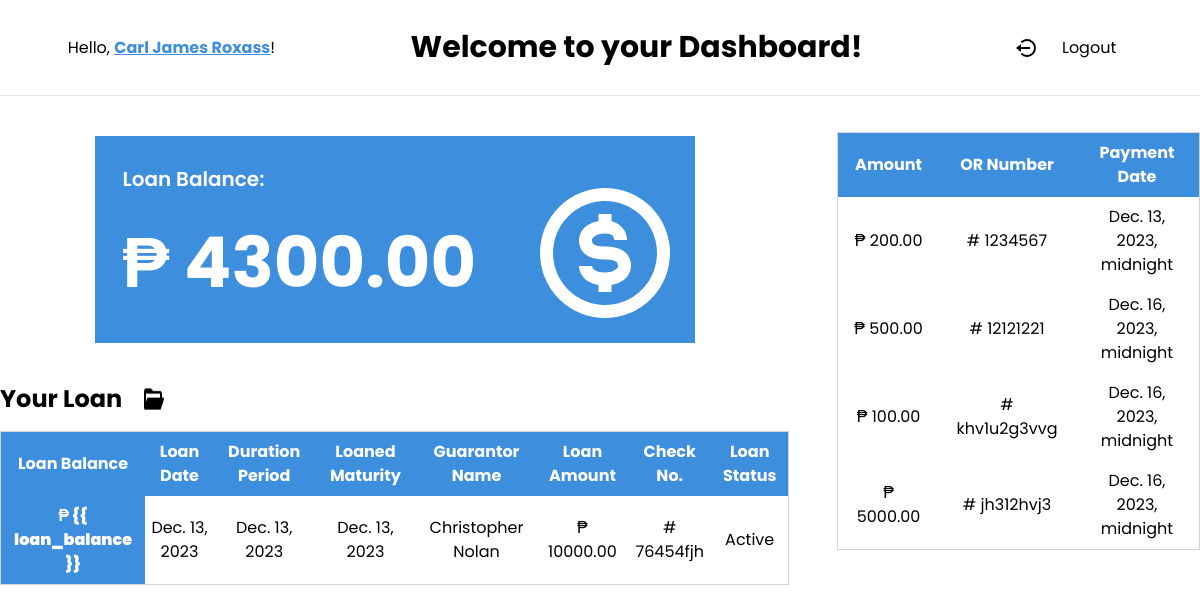
Screenshot of /loan/14/ with the database file from the repository.
### loanmanagement/models.py (models this page shows, shortened)
class Loan(models.Model):
    client_id = models.ForeignKey(Person, on_delete=models.CASCADE)
    loan_date = models.DateField()
    duration_period = models.DateField()
    interest_rate = models.DecimalField(max_digits=10, decimal_places=2)
    loan_amount = models.DecimalField(max_digits=100, decimal_places=2)
    loan_maturity = models.DateField()
    guarantor = models.CharField(max_length=250)
    processing_fee = models.DecimalField(max_digits=10, decimal_places=2)
    loan_balance = models.DecimalField(max_digits=10, decimal_places=2, null=True)
    net = models.DecimalField(max_digits=10, decimal_places=2)
    checking_no = models.CharField(max_length=250, null=False, blank=False)
    has_active_loan = models.BooleanField(default=True)

class Person(models.Model):
    name = models.CharField(max_length=250, null=False, blank=False)
    address = models.CharField(max_length=250, null=False, blank=False)
    picture = models.ImageField(upload_to='images/', null=True, blank=True)
    document = models.FileField(upload_to='documents/', null=True, blank=True)
    created_at = models.DateTimeField(auto_now_add=True)
    email = models.EmailField(max_length=254, null=True, blank=True)
    password = models.CharField(max_length=254, null=True, blank=True)
    def __str__(self):
        return self.name

class Payment(models.Model):
    loan_id = models.ForeignKey(Loan, on_delete=models.CASCADE)
    amount = models.DecimalField(max_digits=10, decimal_places=2)
    payment_date = models.DateTimeField(null=True)
    or_number = models.CharField(max_length=50)

### client/views.py (the view)
# urls.py: path("loan/<int:client_id>/", views.get_loan_balance, name="get_loan_balance"),
def get_loan_balance(request, client_id):
    try:
        loan = Loan.objects.get(client_id=client_id)
        loan_balance = loan.loan_balance
        payments = Payment.objects.filter(loan_id=loan.id)
    except Loan.DoesNotExist:
        loan_balance = "Client not found or no loan information available"
        payments = []
    return render(
        request,
        "clientDashboard.html",
        {"loan": loan, "loan_balance": loan_balance, "payments": payments},
    )

### client/templates/clientDashboard.html (shortened to what this page needs)
<!DOCTYPE html>
<html lang="en">
<head>
    <script src="https://cdn.tailwindcss.com"></script>
    <link rel="stylesheet" href="https://cdn.jsdelivr.net/npm/flatpickr/dist/flatpickr.min.css">
</head>
<body>
    <div class="flex justify-around bg-white h-24 items-center py-auto border-b text-center">
        <h1>Hello, <span class="underline text-[#3E8EDE] font-bold">{{ loan.client_id }}</span>! </h1>
        <h2 class="text-[30px] font-bold">Welcome to your Dashboard!</h2>
        <a href="{% url 'logoutClient' %}">
            <p class="flex items-center py-2 px-4 gap-6 truncate">
                <img
 />Logout
            </p>
        </a>
    </div>
    <div class="flex justify-center items-center gap-12">
        <div class="flex flex-col">
            <div class="mx-auto w-[600px] bg-[#3E8EDE] text-white p-3 my-10">
                <div class="relative p-4 flex flex-col justify-center items-start w-full">
                    <h2 class="text-[20px] font-semibold">Loan Balance:</h2>
                    <p class="text-[70px] font-bold mt-4">₱ {{ loan_balance }}</p>
                    <img class="absolute bottom-0 right-0"
 />
                </div>
            </div>
            <table class=" bg-white border border-gray-300">
                <h1 class="text-2xl font-bold mb-4 flex gap-5">Your Loan <img
 />
                </h1>
                <thead>
                    <tr class="bg-[#3E8EDE] text-white">
                        <th class="py-2 px-1">Loan Balance</th>
                        <th class="py-2 px-1">Loan Date</th>
                        <th class="py-2 px-1">Duration Period</th>
                        <th class="py-2 px-1">Loaned Maturity</th>
                        <th class="py-2 px-1">Guarantor Name</th>
                        <th class="py-2 px-1">Loan Amount</th>
                        <th class="py-2 px-1">Check No.</th>
                        <th class="py-2 px-1">Loan Status</th>
                    </tr>
                </thead>
                <tbody>
                    <tr class="text-center">
                        <td class="py-2 px-1 font-black bg-[#3E8EDE] text-white">₱ {{
                            loan_balance
                            }}
                        </td>
                        <td class="py-2 px-1">{{ loan.loan_date }}</td>
                        <td class="py-2 px-1">{{ loan.duration_period }}</td>
                        <td class="py-2 px-1">{{ loan.loan_maturity }}</td>
                        <td class="py-2 px-1">{{ loan.guarantor }}</td>
                        <td class="py-2 px-1">₱ {{ loan.loan_amount }}</td>
                        <td class="py-2 px-1"># {{ loan.checking_no }}</td>
                        <td class="py-2 px-1">
                            {% if loan.has_active_loan %}
                            Active
                            {% else %}
                            Inactive
                            {% endif %}
                        </td>
                    </tr>
                </tbody>
            </table>
        </div>
        <table class=" bg-white border border-gray-300 overflow-auto h-2">
            <thead>
                <tr class="bg-[#3E8EDE] text-white text-center">
                    <th class="py-2 px-4">Amount</th>
                    <th class="py-2 px-4">OR Number</th>
                    <th class="py-2 px-4">Payment Date</th>
                </tr>
            </thead>
            <tbody>
                {% for payment in payments %}
                <tr class="text-center">
                    <td class="py-2 px-4">₱ {{ payment.amount }}</td>
                    <td class="py-2 px-4"># {{ payment.or_number }}</td>
                    <td class="py-2 px-4">{{ payment.payment_date }}</td>
                </tr>
                {% endfor %}
            </tbody>
        </table>
    </div>
</body>
</html>

### client/templates/clientDashboard.html (style rules this page uses)
body { font-family: "Poppins", sans-serif; }

### rows the page displays
Loan: client_id "Carl James Roxass", loan_balance "4300.00", loan_date "Dec. 13, 2023", duration_period "Dec. 13, 2023", loan_maturity "Dec. 13, 2023", guarantor "Christopher Nolan", loan_amount "10000.00", checking_no "76454fjh"
Payment: amount "200.00", or_number "1234567", payment_date "Dec. 13, 2023, midnight"
Payment: amount "500.00", or_number "12121221", payment_date "Dec. 16, 2023, midnight"
Payment: amount "100.00", or_number "khv1u2g3vvg", payment_date "Dec. 16, 2023, midnight"
Payment: amount "5000.00", or_number "jh312hvj3", payment_date "Dec. 16, 2023, midnight"
